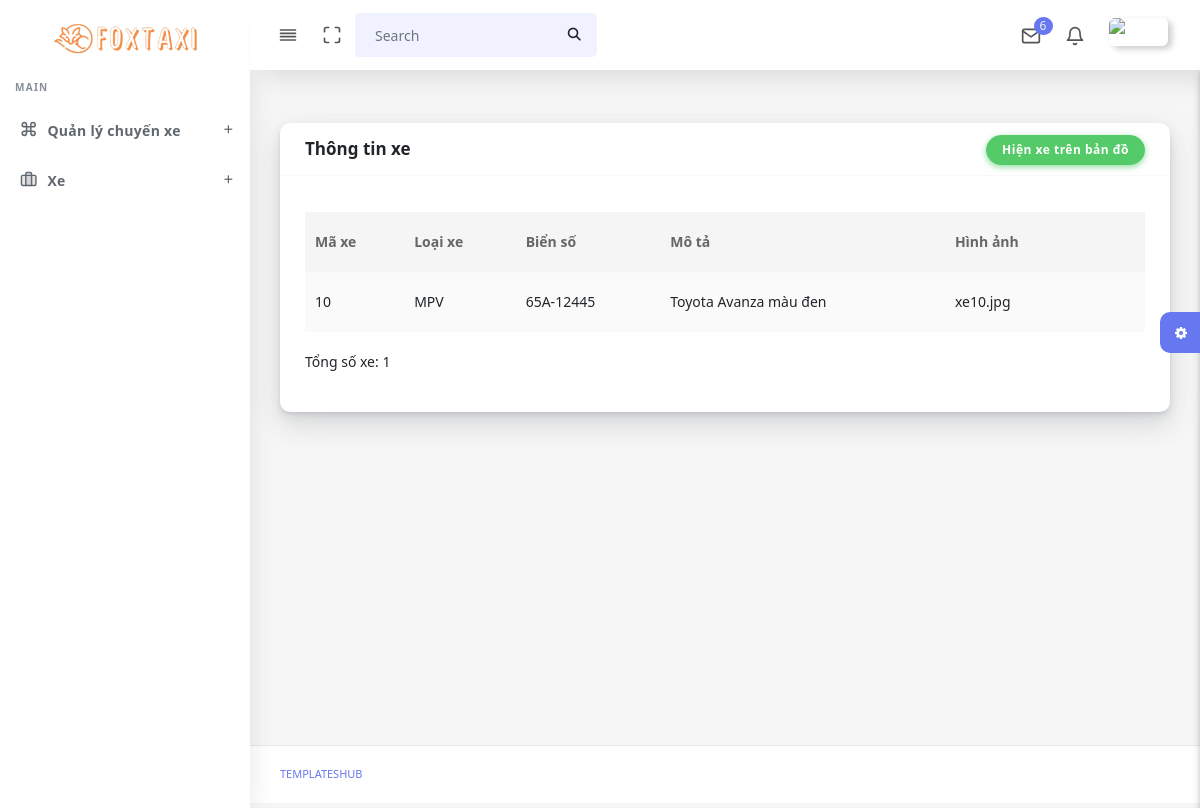
/taixe/danhsachxe.php (signed in), run on the app's committed database.
### tables this page shows
CREATE TABLE `xe` (
  `X_MA` int(11) NOT NULL,
  `LX_MA` int(11) NOT NULL,
  `X_BIENSO` varchar(10) NOT NULL,
  `X_MOTA` text NOT NULL,
  `X_HINHANH` varchar(200) NOT NULL
);

CREATE TABLE `loaixe` (
  `LX_MA` int(11) NOT NULL,
  `LX_MODEL` varchar(30) NOT NULL,
  `LX_SOCHO` int(11) NOT NULL
);

### taixe/danhsachxe.php (the view, shortened to what this page needs)
<!DOCTYPE html>
<html lang="en">
<?php
  include("connect.php");
  include('head.php');
?>
<body>
  <div id="app">
    <div class="main-wrapper main-wrapper-1">
      <div class="navbar-bg"></div>
      <?php
        include('navbar.php');
        include('sidebar.php');
      ?>
      <div class="main-content">
        <section class="section">
          <div class="section-body">
            <div class="row">
            <div class="col-12">
        <div class="card">
            <div class="card-header" style="display: flex; flex-direction: row; justify-content: space-between;">
                <h4>Thông tin xe</h4>
                <a href="hiendanhsachxetrenbando.php"><button class="btn btn-success" >Hiện xe trên bản đồ</button></a>
            </div>
            <div class="card-body">
                <div class="table-responsive">
                    <table class="table table-striped table-hover" id="tableExport" style="width:100%;">
                        <tbody>
                        <?php
                  $sql = "SELECT xe.x_ma, loaixe.lx_model, xe.x_bienso, xe.x_mota, xe.x_hinhanh
                          FROM xe
                          INNER JOIN loaixe ON xe.lx_ma = loaixe.lx_ma
                          INNER JOIN phutrach ON xe.X_MA = phutrach.X_MA
                          INNER JOIN taixe ON taixe.TX_MA = phutrach.X_MA
                          WHERE TX_USERNAME = '".$_SESSION["username"]."'";
                  $result = $conn->query($sql);
            if ($result->num_rows > 0) {
                echo '<table class="table table-striped table-hover" id="tableExport" style="width:100%;">';
                echo '<thead>';
                echo '<tr>';
                echo '<th>Mã xe</th>';
                echo '<th>Loại xe</th>';
                echo '<th>Biển số</th>';
                echo '<th>Mô tả</th>';
                echo '<th>Hình ảnh</th>';
                echo '<th></th>';
                echo '<th></th>';
                echo '</tr>';
                echo '</thead>';
                echo '<tbody>';
                $totalXe = 0;
                while ($row = $result->fetch_assoc()) {
                    echo "<tr>
                            <td>" . $row["x_ma"] . "</td>
                            <td>" . $row["lx_model"] . "</td>
                            <td>" . $row["x_bienso"] . "</td>
                            <td>" . $row["x_mota"] . "</td>
                            <td>" . $row["x_hinhanh"] . "</td>
                            <td>";
                    ?>
                    <?php
                    echo "</td>
                          <td>";
                    ?>
                    <?php
                    echo "</td>
                          </td>
                          </tr>";
                    $totalXe++;
                }
              echo '</tbody>';
              echo '</table>';
              echo "<p>Tổng số xe: $totalXe</p>";
          } else {
              echo "Không có dữ liệu xe.";
          }
          ?>
                        </tbody>
                    </table>
                </div>
            </div>
        </div>
    </div>
            </div>
          </div>
        </section>
        <div class="settingSidebar">
          <a href="javascript:void(0)" class="settingPanelToggle"> <i class="fa fa-spin fa-cog"></i>
          </a>
        </div>
      </div>
      <footer class="main-footer">
        <div class="footer-left">
          <a href="templateshub.net">Templateshub</a></a>
        </div>
      </footer>
    </div>
  </div>
</body>
</html>

### data on the page
xe: X_MA "10", LX_MA.LX_MODEL "MPV", X_BIENSO "65A-12445", X_MOTA "Toyota Avanza màu đen", X_HINHANH "xe10.jpg"

### other printed values
$totalXe "1"
